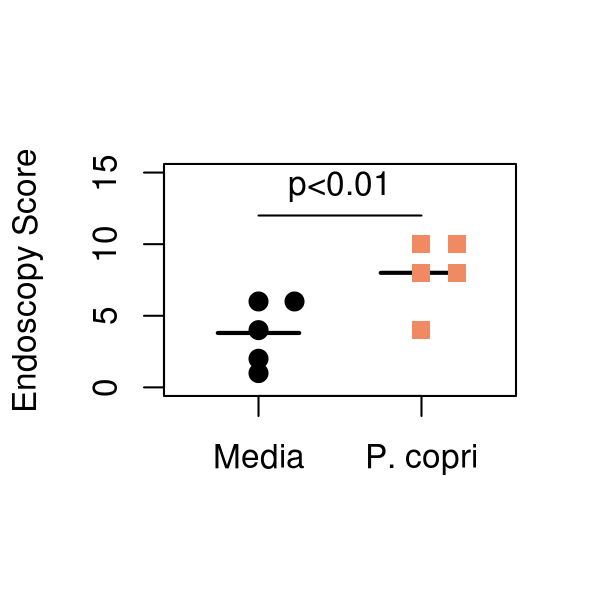

R code for this plot:
## Panel D

boxplot(data ~ groups, outline=F, ylim=c(0, 15), border="white", ylab="Endoscopy Score")
segments(2.25, 8, 1.75, 8, lwd=2)
segments(0.75, 3.8, 1.25, 3.8, lwd=2)
stripchart(data ~ groups, vertical=T, method="stack", offset=1, pch=c(19, 15), ylim=c(0, 15), col=c("black", "#EF8A62"), add=T, cex=1.2)
segments(1, 12, 2, 12)
text(1.5, 14, "p<0.01")
